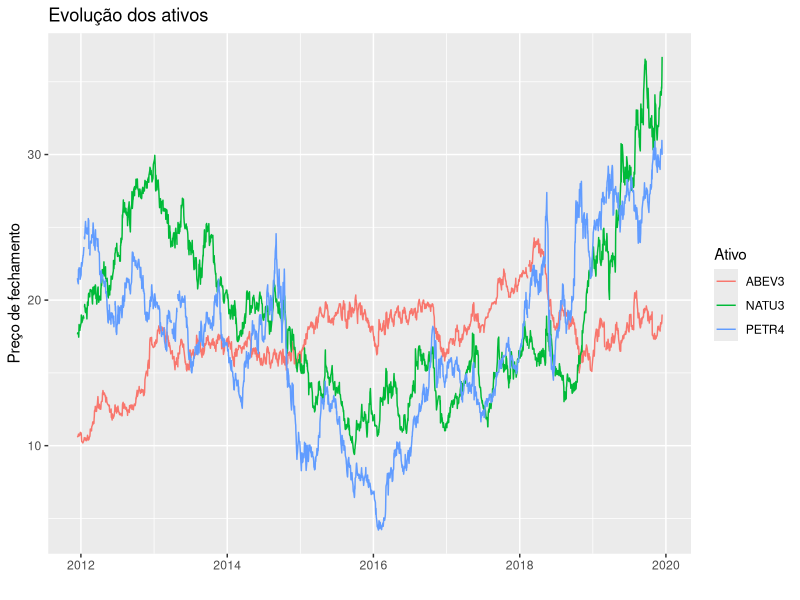

The R script that drew this image: (Note: this script raises an error after producing the figure.)
## == Visualizando preços de fechamento == ##

# Ambiente----------------------------------------------------------------------
rm(list = ls())
library(ggplot2)

# Dados-------------------------------------------------------------------------
precos <- read.csv2(file = 'dados/precos-fechamento.csv', stringsAsFactors = F)

# Funções-----------------------------------------------------------------------

precos_tidy <- function(data, periodo){
  ## Transforma os precos para o formato long
  
  cols <- base::setdiff(names(data), periodo)
  res <- tidyr::gather(data, key = 'ativo', value = 'precos', cols)
  
  res[, periodo] <- as.Date(as.character(res[[periodo]]))
  class(res) <- c('carteira', class(res))
  
  return(res)
  
}

plot_precos <- function(data, periodo, filter = NULL){
  ## Plota a evolução dos preços
  
  # Validação
  stopifnot('carteira' %in% class(data))
  
  # Quotando variável
  periodo <- dplyr::sym(periodo)
  
  # Filtrando ativos
  if(!is.null(filter)){
    data <- dplyr::filter(data, ativo %in% filter)
  }
  
  ggplot(data, aes(x = !!periodo, y = precos, color = ativo))+
    geom_line()+
    labs(
      x = '',
      y = 'Preço de fechamento',
      color = 'Ativo',
      title = 'Evolução dos ativos'
    )
}

# Explorando resultados---------------------------------------------------------

df_ <- precos_tidy(precos, 'periodo')

plot_precos(df_, 'periodo', filter = c('ABEV3', 'NATU3', 'PETR4'))


df_ %>% 
  ggplot(aes(x = precos))+
  facet_wrap(~ativo)+
  geom_histogram()

plot_precos(df_, 'periodo', c('ABEV3', 'ITSA4', 'PETR4', 'VVAR3'))

m <- as.matrix(precos[, -1])
m <- na.omit(m)

cor(m)

